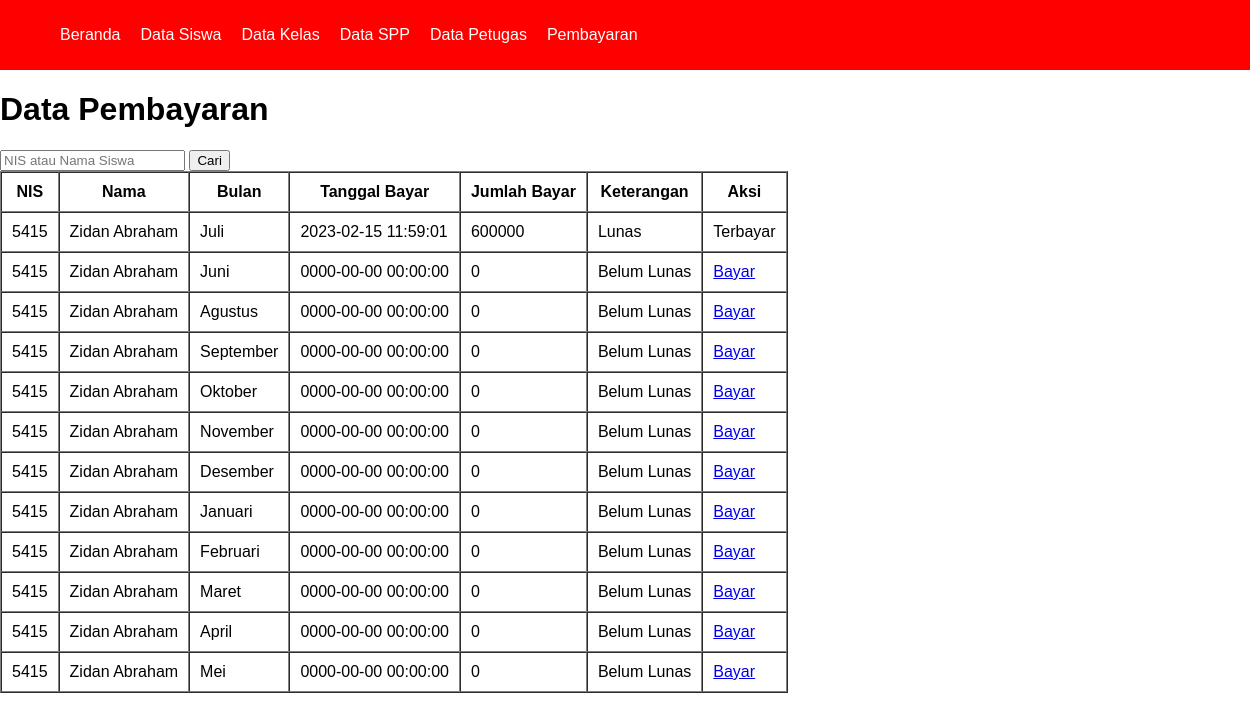
Before: /pembayaran/pembayaran.php?keyword=5415 with the older database file.
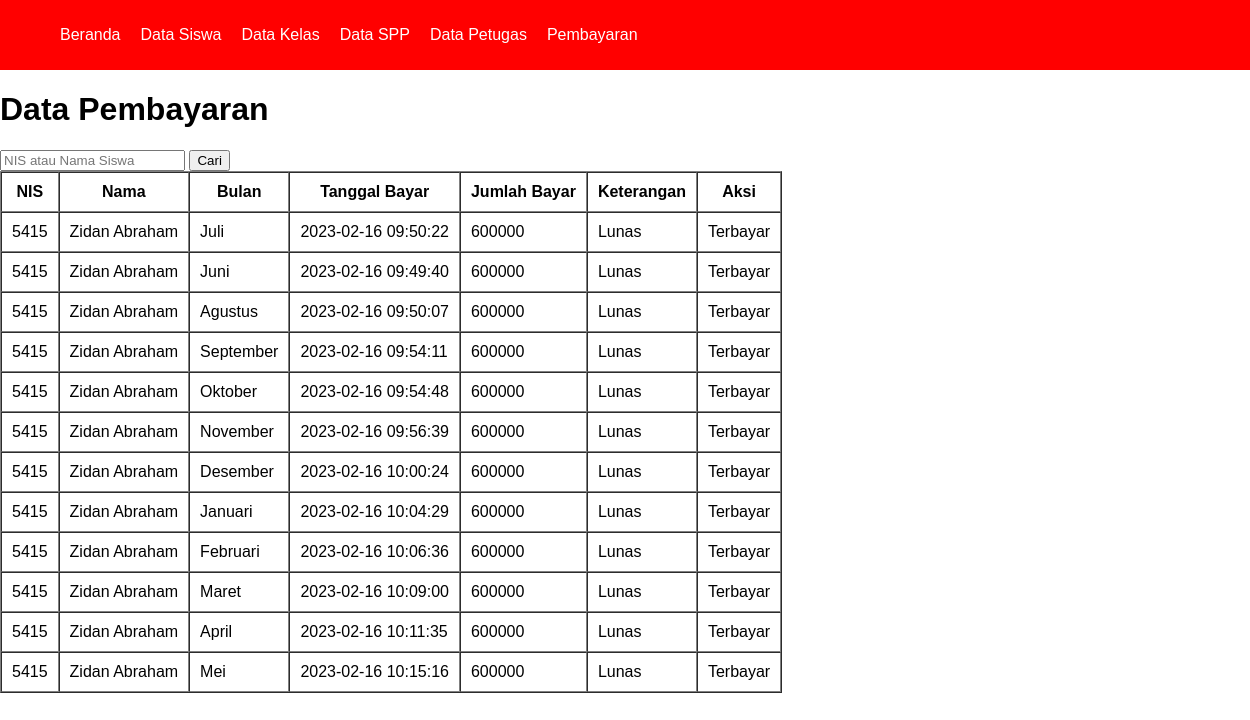
After: the same page with the newer database file.
### tables this page shows
CREATE TABLE `tb_pembayaran` (
  `id_pembayaran` int(5) NOT NULL,
  `nis` int(5) NOT NULL,
  `bulan` varchar(50) NOT NULL,
  `tgl_bayar` datetime DEFAULT NULL,
  `jumlah_bayar` double DEFAULT NULL
);

CREATE TABLE `tb_siswa` (
  `nis` int(5) NOT NULL,
  `nama_siswa` varchar(100) NOT NULL,
  `password` varchar(10) NOT NULL,
  `id_kelas` varchar(10) NOT NULL,
  `jenis_kelamin` varchar(10) NOT NULL,
  `alamat` varchar(100) NOT NULL
);

### pembayaran/functions_pembayaran.php (called while the page is built, shortened)
<?php
        $conn = mysqli_connect("localhost", "root", "", "spp_db");
        function query($query){
            global $conn;
            $result = mysqli_query($conn, $query);
            $rows = [];
            while( $row = mysqli_fetch_assoc($result)) {
                $rows[] = $row;
            }
            return $rows;
        }

### pembayaran/pembayaran.php (the view, shortened to what this page needs)
<?php
    require 'functions_pembayaran.php';
    require '../views/template/navbar.php';
    if(isset($_GET['keyword'])) {
        $nis = $_GET['keyword'];
        $pembayaran = query("SELECT * FROM tb_pembayaran INNER JOIN tb_siswa USING(nis) WHERE nis = $nis");
    }
?>
<!DOCTYPE html>
<html lang="en">
<head>
</head>
<body>
    <h1>Data Pembayaran</h1>
    <form action="pembayaran.php" method="GET" autocomplete="off" class="search-form">
        <input type="text" name="keyword" placeholder="NIS atau Nama Siswa" required>
        <button type="submit">Cari</button>
    </form>
    <?php if(isset($_GET['keyword'])) : ?>
    <table border="1" cellspacing="0" cellpadding="10">
        <tr>
            <th>NIS</th>
            <th>Nama</th>
            <th>Bulan</th>
            <th>Tanggal Bayar</th>
            <th>Jumlah Bayar</th>
            <th>Keterangan</th>
            <th>Aksi</th>
        </tr>
        <?php foreach($pembayaran as $row) : ?>
        <tr>
            <td><?= $row["nis"]; ?></td>
            <td><?= $row["nama_siswa"]; ?></td>
            <td><?= $row["bulan"]; ?></td>
            <td><?= $row["tgl_bayar"]; ?></td>
            <td><?= $row["jumlah_bayar"] ?></td>
            <td>
                <?php
                    if($row["jumlah_bayar"] > 0){
                        echo "Lunas";
                    } else{
                        echo "Belum Lunas";
                    }
                ?>
            </td>
            <?php
                if($row["jumlah_bayar"] == 600000){
            ?>      <td>Terbayar</td>
            <?php
                } else{
            ?>
                    <td>
                        <a href="proses_bayar.php?id_pembayaran=<?= $row["id_pembayaran"]; ?>&nis=<?= $row["nis"]; ?>">Bayar</a>
                    </td>
            <?php
                }
            ?>
        </tr>
        <?php endforeach; ?>
    </table>
    <?php endif; ?>
</body>
</html>

### views/template/navbar.php (shortened to what this page needs)
<!DOCTYPE html>
<html lang="en">
<head>
    <header>
        <nav>
            <ul>
                <li><a href="../index.php">Beranda</a></li>
                <li><a href="../siswa/siswa.php">Data Siswa</a></li>
                <li><a href="../kelas/kelas.php">Data Kelas</a></li>
                <li><a href="../spp/spp.php">Data SPP</a></li>
                <li><a href="../petugas/petugas.php">Data Petugas</a></li>
                <li><a href="../pembayaran/pembayaran.php">Pembayaran</a></li>
            </ul>
        </nav>
    </header>
</head>
<body>

### views/template/navbar.php (style rules this page uses)
html, body { margin: 0; padding: 0; box-sizing: border-box; }
ul li { list-style: none; }
header { width: 100%; height: 50px; background-color: red; display: flex; align-items: center; padding: 10px 20px; }
header nav ul { display: flex; justify-content: center; align-items: center; gap: 20px; }
header nav ul li a { text-decoration: none; color: #fff; }

### pembayaran/pembayaran.php (style rules this page uses)
html, body { margin: 0; padding: 0; box-sizing: border-box; font-family: 'Gill Sans', 'Gill Sans MT', Calibri, 'Trebuchet MS', sans-serif; }

Changed rows visible on the page:
changed tb_pembayaran "Juli": tgl_bayar "2023-02-15 11:59:01" → "2023-02-16 09:50:22"
changed tb_pembayaran "Juni": tgl_bayar "0000-00-00 00:00:00" → "2023-02-16 09:49:40"; jumlah_bayar "0" → "600000"; jumlah_bayar "Belum Lunas Bayar" → "Lunas Terbayar"
changed tb_pembayaran "Agustus": tgl_bayar "0000-00-00 00:00:00" → "2023-02-16 09:50:07"; jumlah_bayar "0" → "600000"; jumlah_bayar "Belum Lunas Bayar" → "Lunas Terbayar"
changed tb_pembayaran "September": tgl_bayar "0000-00-00 00:00:00" → "2023-02-16 09:54:11"; jumlah_bayar "0" → "600000"; jumlah_bayar "Belum Lunas Bayar" → "Lunas Terbayar"
changed tb_pembayaran "Oktober": tgl_bayar "0000-00-00 00:00:00" → "2023-02-16 09:54:48"; jumlah_bayar "0" → "600000"; jumlah_bayar "Belum Lunas Bayar" → "Lunas Terbayar"
changed tb_pembayaran "November": tgl_bayar "0000-00-00 00:00:00" → "2023-02-16 09:56:39"; jumlah_bayar "0" → "600000"; jumlah_bayar "Belum Lunas Bayar" → "Lunas Terbayar"
changed tb_pembayaran "Desember": tgl_bayar "0000-00-00 00:00:00" → "2023-02-16 10:00:24"; jumlah_bayar "0" → "600000"; jumlah_bayar "Belum Lunas Bayar" → "Lunas Terbayar"
changed tb_pembayaran "Januari": tgl_bayar "0000-00-00 00:00:00" → "2023-02-16 10:04:29"; jumlah_bayar "0" → "600000"; jumlah_bayar "Belum Lunas Bayar" → "Lunas Terbayar"
changed tb_pembayaran "Februari": tgl_bayar "0000-00-00 00:00:00" → "2023-02-16 10:06:36"; jumlah_bayar "0" → "600000"; jumlah_bayar "Belum Lunas Bayar" → "Lunas Terbayar"
changed tb_pembayaran "Maret": tgl_bayar "0000-00-00 00:00:00" → "2023-02-16 10:09:00"; jumlah_bayar "0" → "600000"; jumlah_bayar "Belum Lunas Bayar" → "Lunas Terbayar"
changed tb_pembayaran "April": tgl_bayar "0000-00-00 00:00:00" → "2023-02-16 10:11:35"; jumlah_bayar "0" → "600000"; jumlah_bayar "Belum Lunas Bayar" → "Lunas Terbayar"
changed tb_pembayaran "Mei": tgl_bayar "0000-00-00 00:00:00" → "2023-02-16 10:15:16"; jumlah_bayar "0" → "600000"; jumlah_bayar "Belum Lunas Bayar" → "Lunas Terbayar"
